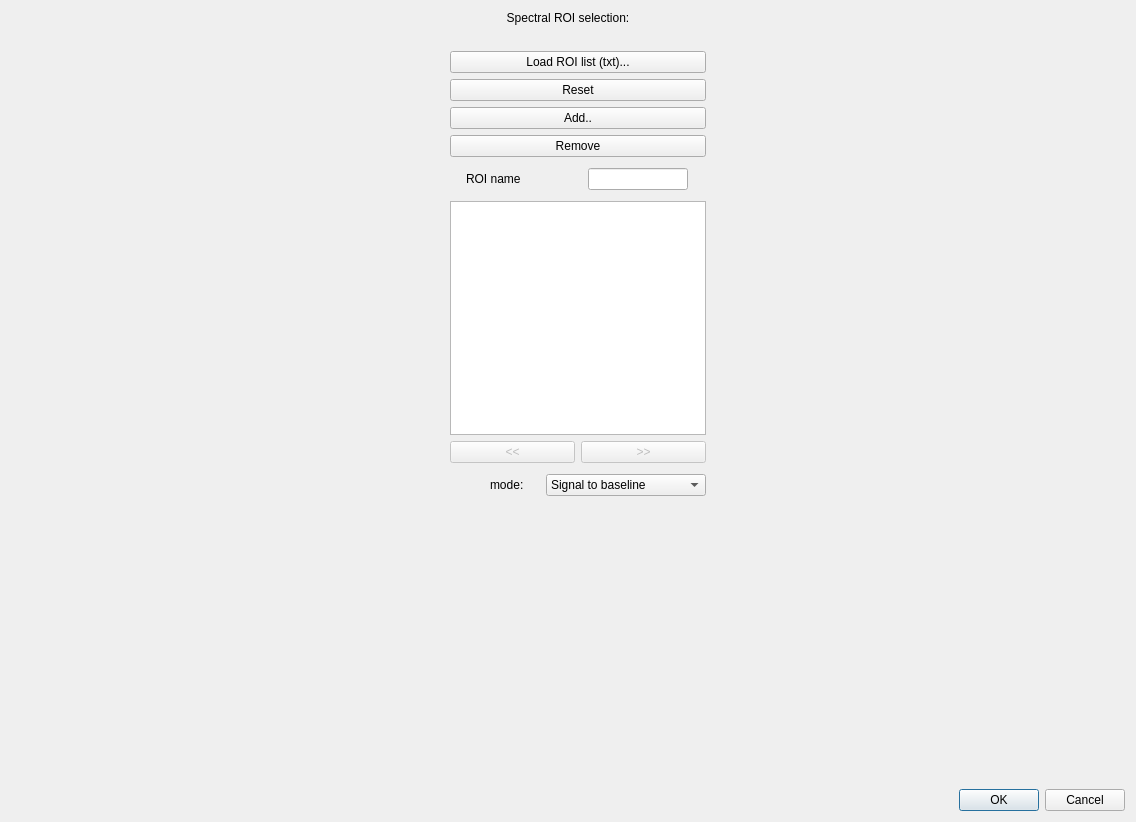
<?xml version="1.0" encoding="UTF-8"?>
<ui version="4.0">
 <class>Dialog</class>
 <widget class="QDialog" name="Dialog">
  <property name="geometry">
   <rect>
    <x>0</x>
    <y>0</y>
    <width>1136</width>
    <height>822</height>
   </rect>
  </property>
  <property name="windowTitle">
   <string>Dialog</string>
  </property>
  <layout class="QGridLayout" name="gridLayout_2">
   <item row="0" column="0">
    <layout class="QGridLayout" name="gridLayout">
     <item row="0" column="0">
      <widget class="QLabel" name="label">
       <property name="maximumSize">
        <size>
         <width>16777215</width>
         <height>20</height>
        </size>
       </property>
       <property name="text">
        <string>Spectral ROI selection:</string>
       </property>
       <property name="alignment">
        <set>Qt::AlignCenter</set>
       </property>
      </widget>
     </item>
     <item row="3" column="0">
      <widget class="QDialogButtonBox" name="buttonBox">
       <property name="orientation">
        <enum>Qt::Horizontal</enum>
       </property>
       <property name="standardButtons">
        <set>QDialogButtonBox::Cancel|QDialogButtonBox::Ok</set>
       </property>
      </widget>
     </item>
     <item row="2" column="0">
      <layout class="QHBoxLayout" name="horizontalLayout">
       <property name="topMargin">
        <number>10</number>
       </property>
       <property name="bottomMargin">
        <number>10</number>
       </property>
       <item>
        <layout class="QHBoxLayout" name="plotDialogContainerLayout">
         <property name="leftMargin">
          <number>10</number>
         </property>
         <property name="rightMargin">
          <number>10</number>
         </property>
        </layout>
       </item>
       <item>
        <layout class="QGridLayout" name="gridLayout_3">
         <property name="sizeConstraint">
          <enum>QLayout::SetDefaultConstraint</enum>
         </property>
         <property name="topMargin">
          <number>10</number>
         </property>
         <property name="bottomMargin">
          <number>10</number>
         </property>
         <item row="8" column="0">
          <spacer name="verticalSpacer">
           <property name="orientation">
            <enum>Qt::Vertical</enum>
           </property>
           <property name="sizeHint" stdset="0">
            <size>
             <width>20</width>
             <height>40</height>
            </size>
           </property>
          </spacer>
         </item>
         <item row="2" column="0">
          <widget class="QPushButton" name="button_addRoi">
           <property name="enabled">
            <bool>true</bool>
           </property>
           <property name="text">
            <string>Add..</string>
           </property>
          </widget>
         </item>
         <item row="1" column="0">
          <widget class="QPushButton" name="buttonReset">
           <property name="enabled">
            <bool>true</bool>
           </property>
           <property name="text">
            <string>Reset</string>
           </property>
          </widget>
         </item>
         <item row="4" column="0">
          <layout class="QHBoxLayout" name="horizontalLayout_3">
           <property name="topMargin">
            <number>5</number>
           </property>
           <item>
            <widget class="QLabel" name="label_3">
             <property name="maximumSize">
              <size>
               <width>100</width>
               <height>16777215</height>
              </size>
             </property>
             <property name="text">
              <string>ROI name</string>
             </property>
            </widget>
           </item>
           <item>
            <widget class="QLineEdit" name="text_roiName">
             <property name="maximumSize">
              <size>
               <width>100</width>
               <height>16777215</height>
              </size>
             </property>
            </widget>
           </item>
          </layout>
         </item>
         <item row="7" column="0">
          <layout class="QHBoxLayout" name="horizontalLayout_2">
           <property name="topMargin">
            <number>5</number>
           </property>
           <item>
            <spacer name="horizontalSpacer">
             <property name="orientation">
              <enum>Qt::Horizontal</enum>
             </property>
             <property name="sizeType">
              <enum>QSizePolicy::Minimum</enum>
             </property>
             <property name="sizeHint" stdset="0">
              <size>
               <width>40</width>
               <height>20</height>
              </size>
             </property>
            </spacer>
           </item>
           <item>
            <widget class="QLabel" name="label_2">
             <property name="maximumSize">
              <size>
               <width>50</width>
               <height>16777215</height>
              </size>
             </property>
             <property name="text">
              <string>mode:</string>
             </property>
            </widget>
           </item>
           <item>
            <widget class="QComboBox" name="comboRoiMode">
             <item>
              <property name="text">
               <string>Signal to baseline</string>
              </property>
             </item>
             <item>
              <property name="text">
               <string>Sum</string>
              </property>
             </item>
            </widget>
           </item>
          </layout>
         </item>
         <item row="5" column="0">
          <layout class="QGridLayout" name="gridLayout_5">
           <property name="topMargin">
            <number>5</number>
           </property>
           <item row="1" column="0">
            <widget class="QPushButton" name="buttonPrevSpectrum">
             <property name="enabled">
              <bool>false</bool>
             </property>
             <property name="text">
              <string>&lt;&lt;</string>
             </property>
            </widget>
           </item>
           <item row="1" column="1">
            <widget class="QPushButton" name="buttonNextSpectrum">
             <property name="enabled">
              <bool>false</bool>
             </property>
             <property name="text">
              <string>&gt;&gt;</string>
             </property>
            </widget>
           </item>
           <item row="0" column="0" colspan="2">
            <widget class="QListWidget" name="listWidget_roiList">
             <property name="selectionMode">
              <enum>QAbstractItemView::MultiSelection</enum>
             </property>
            </widget>
           </item>
          </layout>
         </item>
         <item row="0" column="0">
          <widget class="QPushButton" name="button_loadRoiCsv">
           <property name="enabled">
            <bool>true</bool>
           </property>
           <property name="maximumSize">
            <size>
             <width>16777215</width>
             <height>16777215</height>
            </size>
           </property>
           <property name="text">
            <string>Load ROI list (txt)...</string>
           </property>
          </widget>
         </item>
         <item row="3" column="0">
          <widget class="QPushButton" name="button_removeRoi">
           <property name="text">
            <string>Remove</string>
           </property>
          </widget>
         </item>
        </layout>
       </item>
      </layout>
     </item>
    </layout>
   </item>
  </layout>
 </widget>
 <resources/>
 <connections>
  <connection>
   <sender>buttonBox</sender>
   <signal>accepted()</signal>
   <receiver>Dialog</receiver>
   <slot>accept()</slot>
   <hints>
    <hint type="sourcelabel">
     <x>248</x>
     <y>254</y>
    </hint>
    <hint type="destinationlabel">
     <x>157</x>
     <y>274</y>
    </hint>
   </hints>
  </connection>
  <connection>
   <sender>buttonBox</sender>
   <signal>rejected()</signal>
   <receiver>Dialog</receiver>
   <slot>reject()</slot>
   <hints>
    <hint type="sourcelabel">
     <x>316</x>
     <y>260</y>
    </hint>
    <hint type="destinationlabel">
     <x>286</x>
     <y>274</y>
    </hint>
   </hints>
  </connection>
 </connections>
</ui>
